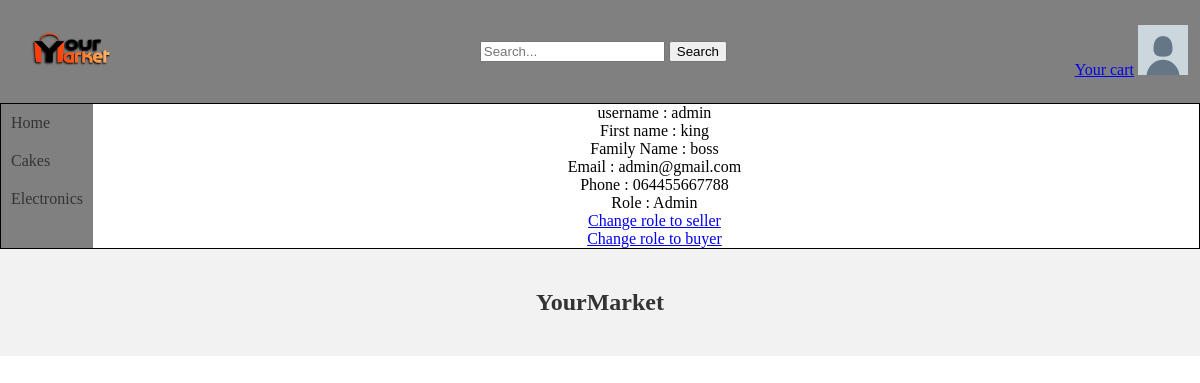
Screenshot of /seeProfil.php?username=admin (signed in) with the database file from the repository.
### tables this page shows
CREATE TABLE IF NOT EXISTS `users` (
  `username` varchar(100) NOT NULL,
  `firstName` varchar(100) NOT NULL,
  `familyName` varchar(100) NOT NULL,
  `email` varchar(100) NOT NULL,
  `phone` varchar(15) NOT NULL,
  `passwd` varchar(100) NOT NULL,
  `roles` int NOT NULL,
  `activated` tinyint(1) NOT NULL,
  PRIMARY KEY (`username`)
);

### seeProfil.php (the view, shortened to what this page needs)
<!DOCTYPE html>
<html>
<head>
  <link rel="stylesheet" type="text/css" href="Constant/styles.css">
</head>
<body>
    <head>
        <?php include('Constant/head.php'); ?>
    </head>
    <div class="page">
      <nav>
          <?php include('Constant/navbar.php'); ?>
      </nav>
      <div class="content">
        <?php
        global $conn;
        $user = $_GET["username"];
        $sql = "SELECT * FROM users where username='".$user."'";
        $result = $conn->query($sql);
        if($result->num_rows>0){
            $row = $result->fetch_assoc();
            echo "username : ". $row["username"]."<br>";
            echo "First name : ".$row["firstName"]."<br>";
            echo "Family Name : ".$row["familyName"]."<br>";
            echo "Email : ".$row["email"]."<br>";
            echo "Phone : ".$row["phone"]."<br>";
            if($row["roles"]==0){
              echo 'Role : Admin<br>';
              echo '<a href="seeProfil.php?username='.$user.'&newRole=1">Change role to seller</a><br>';
              echo '<a href="seeProfil.php?username='.$user.'&newRole=2">Change role to buyer</a>';
            }else if($row["roles"]==1){
              echo 'Role : Seller<br>';
              echo '<a href="seeProfil.php?username='.$user.'&newRole=0">Change role to admin</a><br>';
              echo '<a href="seeProfil.php?username='.$user.'&newRole=2">Change role to buyer</a>';
            }else{
              echo "Role : Buyer<br>";
              echo '<a href="seeProfil.php?username='.$user.'&newRole=0">Change role to admin</a><br>';
              echo '<a href="seeProfil.php?username='.$user.'&newRole=1">Change role to seller</a>';
            }
        }
        ?>
      </div>
    </div>
  <footer>
    <?php
    include('Constant/footer.php');
    ?>
  </footer>
</body>
</html>

### Constant/styles.css (style rules this page uses)
body { margin: 0; padding: 0; }
nav { width: 10%; left: 0; flex-grow: 1; }
.page { border: 1px solid black; display: flex; }
.content { text-align: center; width: 100%; }

### rows the page displays
users: username "admin", firstName "king", familyName "boss", email "admin@gmail.com", phone "064455667788"
